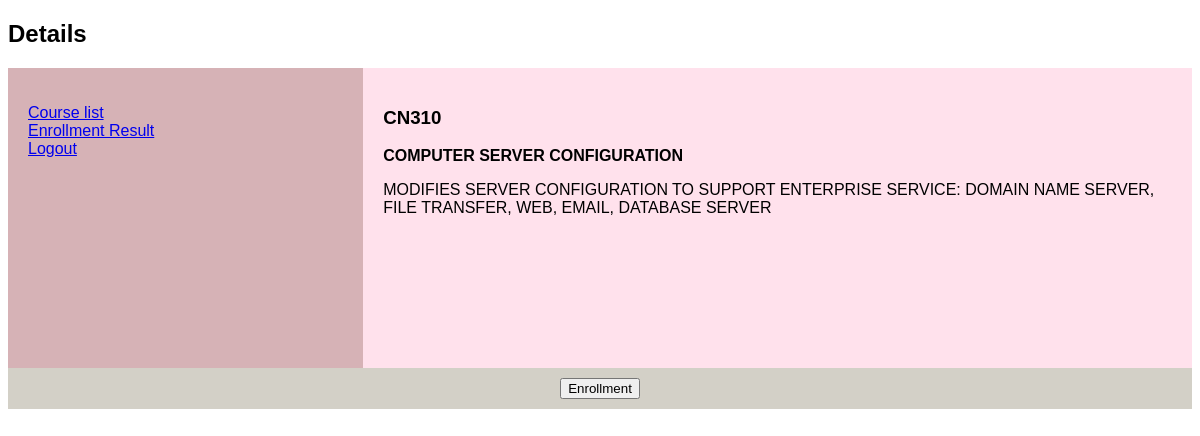
Page /course/detail/1 (signed in) on the committed database.
### course/models.py (models this page shows, shortened)
class Course(models.Model):
    course = models.CharField(max_length=64)
    course_code = models.CharField(max_length=64)
    seat_quota = models.IntegerField()
    detail = models.CharField(max_length=500)
    semester = models.CharField(max_length=100)
    status = models.BooleanField()

### course/views.py (the view)
# urls.py: path('detail/<int:course_id>', views.detail, name='detail'),
def detail(request, course_id):
    course = Course.objects.get(pk=course_id)
    user = User.objects.get(pk=request.user.id)
    check = Enroll.objects.filter(user=user, course=course).first()
    return render(request, 'course/register.html', {
        'course': course,
        'enrolled': check is not None
    })

### course/templates/course/register.html (shortened to what this page needs)
{% block body %}
<!DOCTYPE html>
<html lang="en">
<head>
  <h2>Details</h2>
<body>
<section>
  <nav>
    <ul>
      <li><a href="{% url 'course:index'%}">Course list</a></li>
      <li><a href="{% url 'course:enrollresult'%}">Enrollment Result</a></li>
      <li><a href="{% url 'login'%}">Logout</a></li>
    </ul>
  </nav>
  <article>
    <h1>{{course.course_code}}</h1>
    <p style="font-weight: bold;">{{course.course}}</p>
    <p>{{course.detail}}</p>
  </article>
</section>
<footer>
  {% if enrolled %}
  <form method="post" action="{% url 'course:withdraw' course.id %}">
    {% csrf_token %}
    <input type='hidden' value="{{course.id}}" name="courseID">
    <input type="submit" value="Withdraw">
  </form>
  {% else %}
  {% if course.status%}
  <form method="post" action="{% url 'course:enroll' course.id %}">
    <button id="submit" type="submit">Enrollment</button>
  </form>
  {% else %}
  <form method="post" action="{% url 'course:enroll' course.id %}">
    {% csrf_token %}
    <input type='hidden' value="{{course.id}}" name="courseID">
    <button id="submit" type="submit" disabled>Enrollment</button>
  </form>
  {% endif %}
  {% endif %}
</footer>
</body>
</html>
{% endblock %}

### course/templates/course/register.html (style rules this page uses)
* { box-sizing: border-box; font-family:Verdana, Geneva, Tahoma, sans-serif; }
nav { float: left; width: 30%; height: 300px; background: rgb(214, 178, 182); padding: 20px; }
nav ul { list-style-type: none; padding: 0; }
article { float: left; padding: 20px; width: 70%; background-color: #ffe1ec; height: 300px; }
section::after { content: ""; display: table; clear: both; }
footer { background-color: rgb(211, 208, 199); padding: 10px; text-align: center; color: white; }

### rows in the picture
Course: course_code "CN310", course "COMPUTER SERVER CONFIGURATION", detail "MODIFIES SERVER CONFIGURATION TO SUPPORT ENTERPRISE SERVICE: DOMAIN NAME SERVER, FILE TRANSFER, WEB, EMAIL, DATABASE SERVER"
